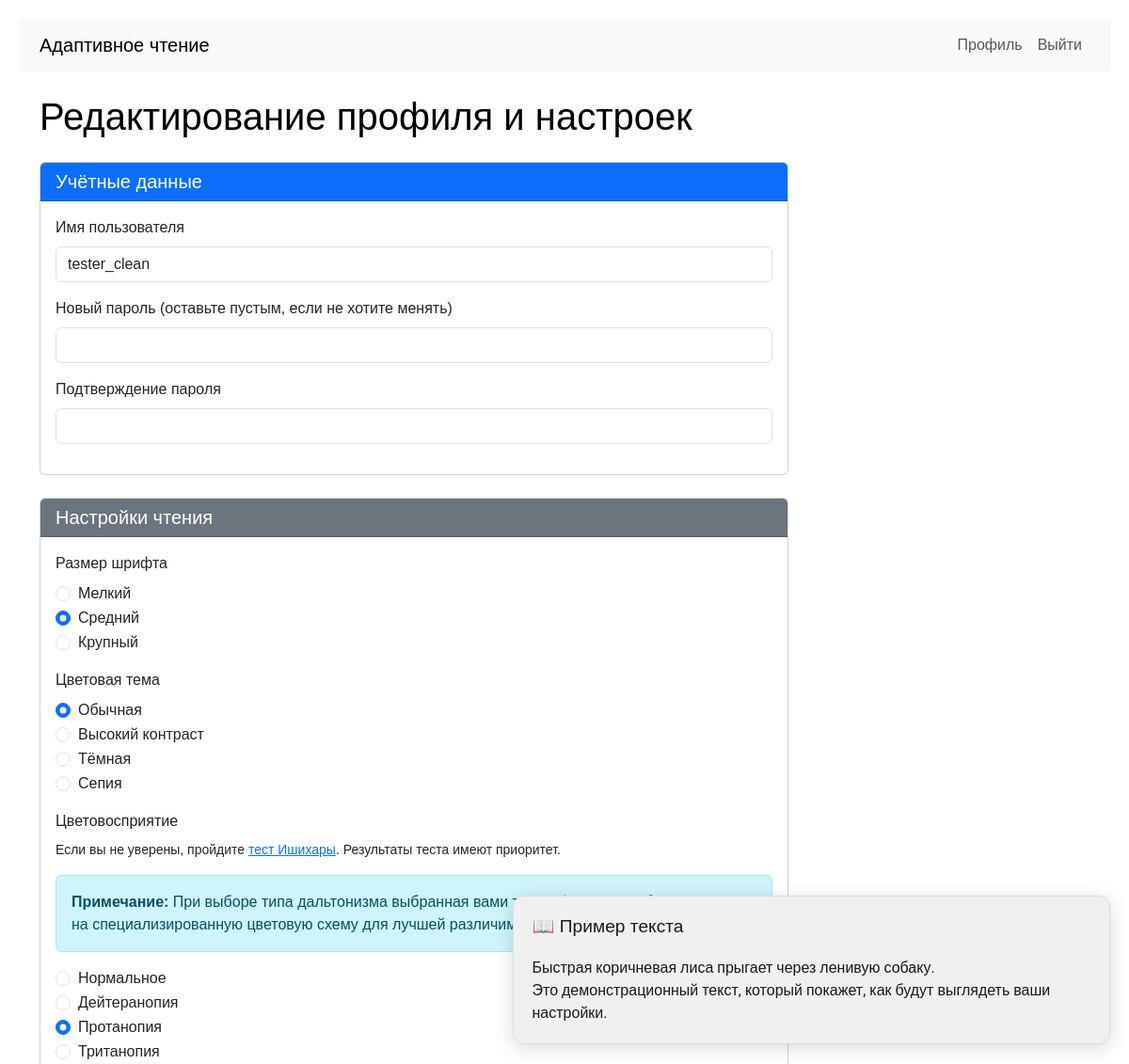
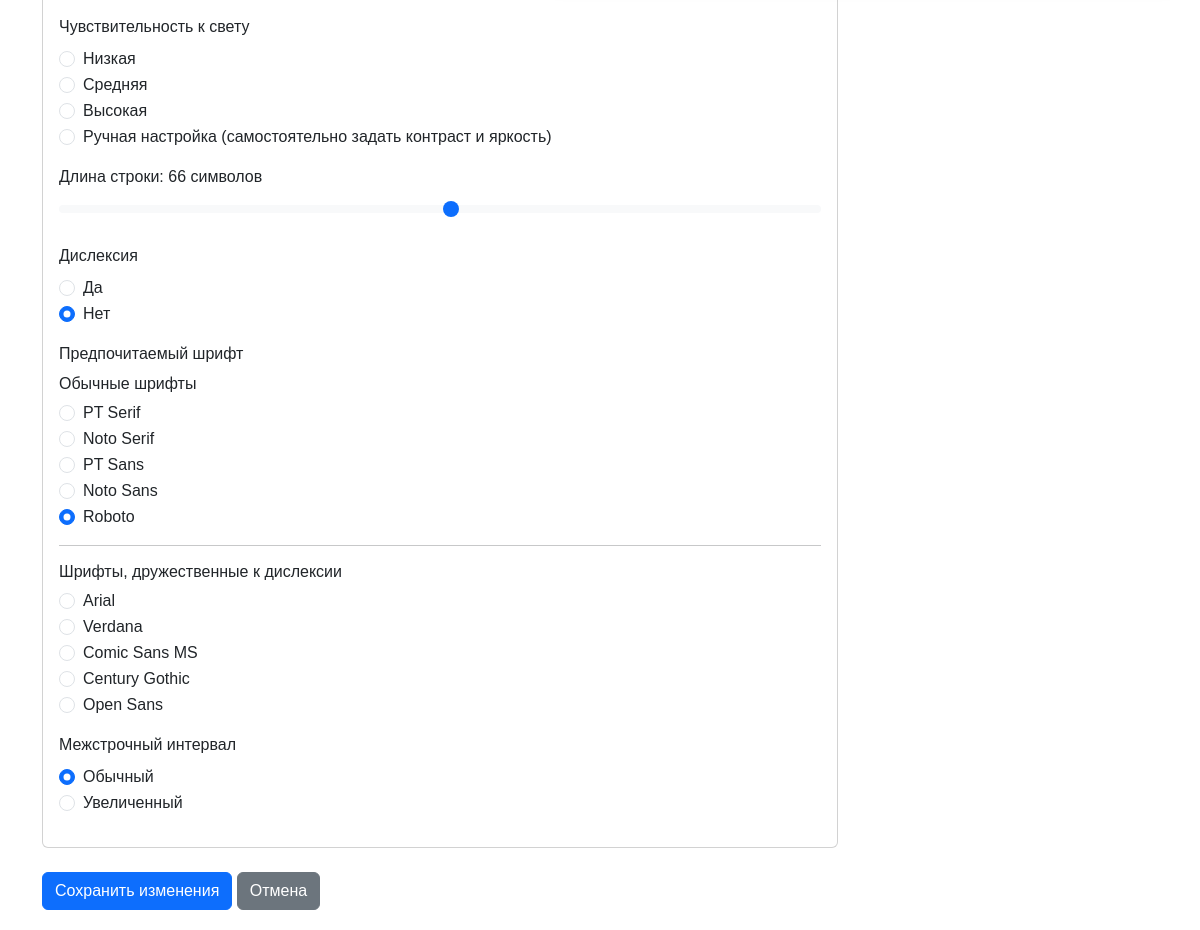
Screenshot of /profile/edit (signed in) with the database file from the repository (2 pictures, top to bottom).
### app.py (models this page shows, shortened)
class User(db.Model):
    id = db.Column(db.Integer, primary_key=True)
    username = db.Column(db.String(80), unique=True, nullable=False, default='user1')
    password_hash = db.Column(db.String(200))
    contrast = db.Column(db.String(20))       # 'high', 'medium', 'low'
    color_vision = db.Column(db.String(20))   # 'normal', 'deutan', 'protan', 'tritan'
    font_pref = db.Column(db.String(20))      # 'small', 'medium', 'large'
    theme_pref = db.Column(db.String(20))     # 'light', 'dark', 'sepia', 'high_contrast'
    line_height = db.Column(db.String(20), default='normal')      # 'normal' или 'large'
    color_blindness_type = db.Column(db.String(20), default='none')   # 'none', 'protanopia', 'deuteranopia', 'tritanopia'
    has_dyslexia = db.Column(db.Boolean, default=False)
    light_sensitivity_level = db.Column(db.String(20), default='low')   # 'low', 'medium', 'high'
    preferred_font = db.Column(db.String(50), default='Roboto')
    contrast_sensitivity = db.Column(db.Integer, default=50)
    brightness_preference = db.Column(db.Integer, default=50)
    preferred_line_width_ch = db.Column(db.Integer, default=66)
    created_at = db.Column(db.DateTime, default=datetime.utcnow)

### app.py (the view, shortened to what this page needs)
@app.route('/profile/edit', methods=['GET', 'POST'])
def edit_profile():
    if 'user_id' not in session:
        return redirect(url_for('login'))
    user = User.query.get(session['user_id'])
    if not user:
        return redirect(url_for('login'))
    return render_template('profile_edit.html', user=user)

### templates/profile_edit.html (shortened to what this page needs)
{% extends "base.html" %}
{% block content %}
<h1 class="mb-4">Редактирование профиля и настроек</h1>
<form method="POST" action="{{ url_for('edit_profile') }}">
    <div class="demo-fixed" id="demoPreview">
        <h4>📖 Пример текста</h4>
        <div class="demo-text" id="demoText">
            Быстрая коричневая лиса прыгает через ленивую собаку.<br>
            Это демонстрационный текст, который покажет, как будут выглядеть ваши настройки.
        </div>
    </div>
    <div class="edit-content-wrapper">
        <div class="card mb-4">
            <div class="card-header bg-primary text-white">
                <h5 class="mb-0">Учётные данные</h5>
            </div>
            <div class="card-body">
                <div class="mb-3">
                    <label for="username" class="form-label">Имя пользователя</label>
                    <input type="text" class="form-control" id="username" name="username" value="{{ user.username }}">
                </div>
                <div class="mb-3">
                    <label for="password" class="form-label">Новый пароль (оставьте пустым, если не хотите менять)</label>
                    <input type="password" class="form-control" id="password" name="password">
                </div>
                <div class="mb-3">
                    <label for="password_confirm" class="form-label">Подтверждение пароля</label>
                    <input type="password" class="form-control" id="password_confirm" name="password_confirm">
                </div>
            </div>
        </div>
        <div class="card mb-4">
            <div class="card-header bg-secondary text-white">
                <h5 class="mb-0">Настройки чтения</h5>
            </div>
            <div class="card-body">
                <div class="mb-3">
                    <label class="form-label">Размер шрифта</label>
                    <div class="form-check">
                        <input class="form-check-input" type="radio" name="vision" id="vision_small" value="small" {% if user.font_pref == 'small' %}checked{% endif %}>
                        <label class="form-check-label" for="vision_small">Мелкий</label>
                    </div>
                    <div class="form-check">
                        <input class="form-check-input" type="radio" name="vision" id="vision_medium" value="medium" {% if user.font_pref == 'medium' or not user.font_pref %}checked{% endif %}>
                        <label class="form-check-label" for="vision_medium">Средний</label>
                    </div>
                    <div class="form-check">
                        <input class="form-check-input" type="radio" name="vision" id="vision_large" value="large" {% if user.font_pref == 'large' %}checked{% endif %}>
                        <label class="form-check-label" for="vision_large">Крупный</label>
                    </div>
                </div>
                <div class="mb-3">
                    <label class="form-label">Цветовая тема</label>
                    <div class="form-check">
                        <input class="form-check-input" type="radio" name="theme" id="theme_normal" value="normal" {% if user.theme_pref == 'normal' %}checked{% endif %}>
                        <label class="form-check-label" for="theme_normal">Обычная</label>
                    </div>
                    <div class="form-check">
                        <input class="form-check-input" type="radio" name="theme" id="theme_high" value="high" {% if user.theme_pref == 'high' %}checked{% endif %}>
                        <label class="form-check-label" for="theme_high">Высокий контраст</label>
                    </div>
                    <div class="form-check">
                        <input class="form-check-input" type="radio" name="theme" id="theme_dark" value="dark" {% if user.theme_pref == 'dark' %}checked{% endif %}>
                        <label class="form-check-label" for="theme_dark">Тёмная</label>
                    </div>
                    <div class="form-check">
                        <input class="form-check-input" type="radio" name="theme" id="theme_sepia" value="sepia" {% if user.theme_pref == 'sepia' %}checked{% endif %}>
                        <label class="form-check-label" for="theme_sepia">Сепия</label>
                    </div>
                </div>
                <div class="mb-3">
                    <label class="form-label">Цветовосприятие</label>
                    <p class="small">Если вы не уверены, пройдите <a href="{{ url_for('ishihara_test') }}">тест Ишихары</a>. Результаты теста имеют приоритет.</p>
                    <div id="colorBlindnessWarning" class="alert alert-info mt-2" style="display: none;">
                        <strong>Примечание:</strong> При выборе типа дальтонизма выбранная вами тема оформления будет заменена на специализированную цветовую схему для лучшей различимости цветов.
                    </div>
                    <div class="form-check">
                        <input class="form-check-input" type="radio" name="color_vision" id="color_normal" value="normal" {% if user.color_vision == 'normal' %}checked{% endif %}>
                        <label class="form-check-label" for="color_normal">Нормальное</label>
                    </div>
                    <div class="form-check">
                        <input class="form-check-input" type="radio" name="color_vision" id="color_deutan" value="deutan" {% if user.color_vision == 'deutan' %}checked{% endif %}>
                        <label class="form-check-label" for="color_deutan">Дейтеранопия</label>
                    </div>
                    <div class="form-check">
                        <input class="form-check-input" type="radio" name="color_vision" id="color_protan" value="protan" {% if user.color_vision == 'protan' %}checked{% endif %}>
                        <label class="form-check-label" for="color_protan">Протанопия</label>
                    </div>
                    <div class="form-check">
                        <input class="form-check-input" type="radio" name="color_vision" id="color_tritan" value="tritan" {% if user.color_vision == 'tritan' %}checked{% endif %}>
                        <label class="form-check-label" for="color_tritan">Тританопия</label>
                    </div>
                </div>
                <div class="mb-3">
                    <label class="form-label">Чувствительность к свету</label>
                    <div class="form-check">
                        <input class="form-check-input" type="radio" name="light_sensitivity_level" id="light_low" value="low" {% if user.light_sensitivity_level == 'low' %}checked{% endif %}>
                        <label class="form-check-label" for="light_low">Низкая</label>
                    </div>
                    <div class="form-check">
                        <input class="form-check-input" type="radio" name="light_sensitivity_level" id="light_medium" value="medium" {% if user.light_sensitivity_level == 'medium' %}checked{% endif %}>
                        <label class="form-check-label" for="light_medium">Средняя</label>
                    </div>
                    <div class="form-check">
                        <input class="form-check-input" type="radio" name="light_sensitivity_level" id="light_high" value="high" {% if user.light_sensitivity_level == 'high' %}checked{% endif %}>
                        <label class="form-check-label" for="light_high">Высокая</label>
                    </div>
                    <div class="form-check">
                        <input class="form-check-input" type="radio" name="light_sensitivity_level" id="light_manual" value="manual">
                        <label class="form-check-label" for="light_manual">Ручная настройка (самостоятельно задать контраст и яркость)</label>
                    </div>
                </div>
                <div class="mb-3">
                    <label class="form-label">Длина строки: <span id="lineWidthValue">{{ user.preferred_line_width_ch or 66 }}</span> символов</label>
                    <input type="range" class="form-range" id="lineWidthSlider" min="30" max="100" value="{{ user.preferred_line_width_ch or 66 }}" step="1">
                </div>
                <div class="mb-3">
                    <label class="form-label">Дислексия</label>
                    <div class="form-check">
                        <input class="form-check-input" type="radio" name="dyslexia" id="dyslexia_yes" value="yes" {% if user.has_dyslexia %}checked{% endif %}>
                        <label class="form-check-label" for="dyslexia_yes">Да</label>
                    </div>
                    <div class="form-check">
                        <input class="form-check-input" type="radio" name="dyslexia" id="dyslexia_no" value="no" {% if not user.has_dyslexia %}checked{% endif %}>
                        <label class="form-check-label" for="dyslexia_no">Нет</label>
                    </div>
                </div>
                <div class="mb-3">
                    <label class="form-label">Предпочитаемый шрифт</label>
                    <h6>Обычные шрифты</h6>
                    <div class="form-check">
                        <input class="form-check-input" type="radio" name="preferred_font" id="font_pt_serif" value="PT Serif" {% if user.preferred_font == 'PT Serif' %}checked{% endif %}>
                        <label class="form-check-label" for="font_pt_serif">PT Serif</label>
                    </div>
                    <div class="form-check">
                        <input class="form-check-input" type="radio" name="preferred_font" id="font_noto_serif" value="Noto Serif" {% if user.preferred_font == 'Noto Serif' %}checked{% endif %}>
                        <label class="form-check-label" for="font_noto_serif">Noto Serif</label>
                    </div>
                    <div class="form-check">
                        <input class="form-check-input" type="radio" name="preferred_font" id="font_pt_sans" value="PT Sans" {% if user.preferred_font == 'PT Sans' %}checked{% endif %}>
                        <label class="form-check-label" for="font_pt_sans">PT Sans</label>
                    </div>
                    <div class="form-check">
                        <input class="form-check-input" type="radio" name="preferred_font" id="font_noto_sans" value="Noto Sans" {% if user.preferred_font == 'Noto Sans' %}checked{% endif %}>
                        <label class="form-check-label" for="font_noto_sans">Noto Sans</label>
                    </div>
                    <div class="form-check">
                        <input class="form-check-input" type="radio" name="preferred_font" id="font_roboto" value="Roboto" {% if user.preferred_font == 'Roboto' %}checked{% endif %}>
                        <label class="form-check-label" for="font_roboto">Roboto</label>
                    </div>
                    <hr>
                    <h6>Шрифты, дружественные к дислексии</h6>
                    <div class="form-check">
                        <input class="form-check-input" type="radio" name="preferred_font" id="font_arial" value="Arial" {% if user.preferred_font == 'Arial' %}checked{% endif %}>
                        <label class="form-check-label" for="font_arial">Arial</label>
                    </div>
                    <div class="form-check">
                        <input class="form-check-input" type="radio" name="preferred_font" id="font_verdana" value="Verdana" {% if user.preferred_font == 'Verdana' %}checked{% endif %}>
                        <label class="form-check-label" for="font_verdana">Verdana</label>
                    </div>
                    <div class="form-check">
                        <input class="form-check-input" type="radio" name="preferred_font" id="font_comic" value="Comic Sans MS" {% if user.preferred_font == 'Comic Sans MS' %}checked{% endif %}>
                        <label class="form-check-label" for="font_comic">Comic Sans MS</label>
                    </div>
                    <div class="form-check">
                        <input class="form-check-input" type="radio" name="preferred_font" id="font_century" value="Century Gothic" {% if user.preferred_font == 'Century Gothic' %}checked{% endif %}>
                        <label class="form-check-label" for="font_century">Century Gothic</label>
                    </div>
                    <div class="form-check">
                        <input class="form-check-input" type="radio" name="preferred_font" id="font_open_sans" value="Open Sans" {% if user.preferred_font == 'Open Sans' %}checked{% endif %}>
                        <label class="form-check-label" for="font_open_sans">Open Sans</label>
                    </div>
                </div>
                <div class="mb-3">
                    <label class="form-label">Межстрочный интервал</label>
                    <div class="form-check">
                        <input class="form-check-input" type="radio" name="line_height" id="line_normal" value="normal" {% if user.line_height == 'normal' or not user.line_height %}checked{% endif %}>
                        <label class="form-check-label" for="line_normal">Обычный</label>
                    </div>
                    <div class="form-check">
                        <input class="form-check-input" type="radio" name="line_height" id="line_large" value="large" {% if user.line_height == 'large' %}checked{% endif %}>
                        <label class="form-check-label" for="line_large">Увеличенный</label>
                    </div>
                </div>
            </div>
        </div>
        <button type="submit" class="btn btn-primary">Сохранить изменения</button>
        <a href="{{ url_for('profile', user_id=user.id) }}" class="btn btn-secondary">Отмена</a>
    </div>
</form>
{% endblock %}

### rows the page displays
User: username "tester_clean", font_pref "☐ Мелкий", font_pref "☑ Средний", font_pref "☐ Крупный", theme_pref "☑ Обычная", theme_pref "☐ Высокий контраст", theme_pref "☐ Тёмная", theme_pref "☐ Сепия", color_vision "☐ Нормальное", color_vision "☐ Дейтеранопия", color_vision "☑ Протанопия", color_vision "☐ Тританопия", light_sensitivity_level "☐ Низкая", light_sensitivity_level "☐ Средняя", light_sensitivity_level "☐ Высокая", preferred_line_width_ch "66", has_dyslexia "☐ Да", has_dyslexia "☑ Нет", preferred_font "☐ PT Serif", preferred_font "☐ Noto Serif", preferred_font "☐ PT Sans", preferred_font "☐ Noto Sans", preferred_font "☑ Roboto", preferred_font "☐ Arial", preferred_font "☐ Verdana", preferred_font "☐ Comic Sans MS", preferred_font "☐ Century Gothic", preferred_font "☐ Open Sans", line_height "☑ Обычный", line_height "☐ Увеличенный"
